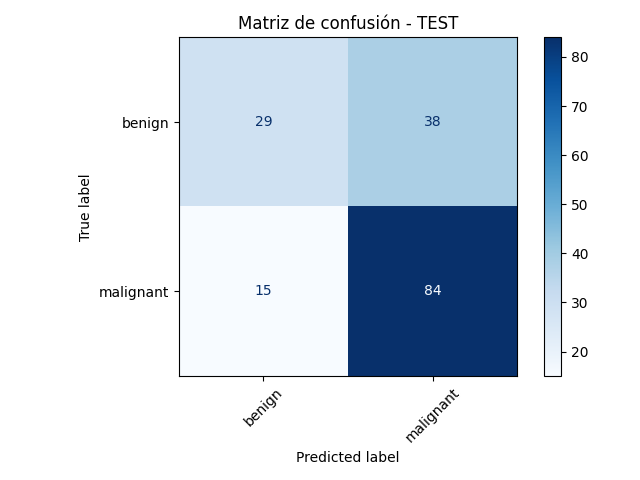
#> input picture breast_cancer_detection/matrizTest.png, 640 x 480 px
$ python -i filters.py   (imports and definitions only)
#> lines starting #> are read from the running program, lines starting #| are printed output that depends on the picture
#> further down, picture is the input picture: shape (480, 640, 3); mean B, G, R 232.7, 222.5, 212.5
import os
import cv2
import json
import numpy as np
import argparse
from pathlib import Path
from PIL import Image, ImageFilter

DEFAULT_CONFIG_PATH = os.path.join(os.path.dirname(os.path.realpath(__file__)), "filter_config.json")

class ImageFilterProcessor:
    def __init__(self, config_file=DEFAULT_CONFIG_PATH):
        self.filters = {
            "canny": self.filter_canny,
            "clahe": self.filter_clahe,
            "gamma": self.filter_gamma,
            "histogram": self.filter_histogram_normalization,
            "unsharp": self.filter_unsharp_mask
        }
        self.config = self.load_config(config_file)

    def load_config(self, config_file):
        try:
            with open(config_file, "r") as f:
#> (reads breast_cancer_detection/filter_config.json from the repository)
                return json.load(f)
        except (FileNotFoundError, json.JSONDecodeError):
            print(f"Error loading config file: {config_file}. Using default parameters.")
            return {}

    def get_filter_params(self, filter_name):
        return self.config.get(filter_name, {})

    # [23 lines left out: functions filter_canny, filter_clahe, filter_gamma, not called in this run]

    def filter_histogram_normalization(self, image):
        if len(image.shape) == 3:
            image = cv2.cvtColor(image, cv2.COLOR_BGR2GRAY)
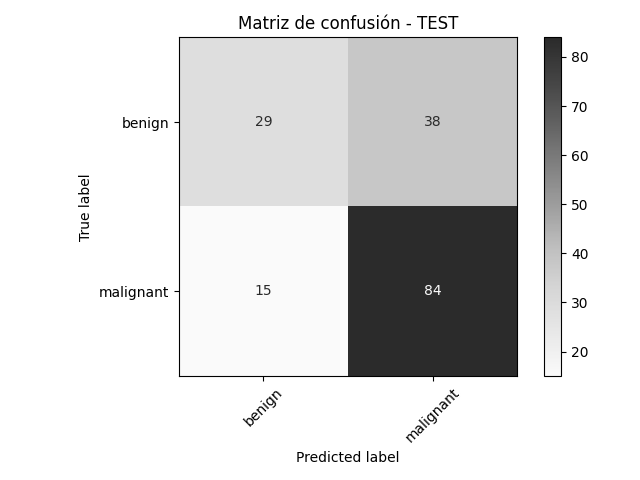
#> image: shape (480, 640); min 0, max 255, mean 220.7
        bgr_image = cv2.cvtColor(image, cv2.COLOR_GRAY2BGR)
        yuv_image = cv2.cvtColor(bgr_image, cv2.COLOR_BGR2YUV)
#> yuv_image: shape (480, 640, 3); mean of channels 0, 1, 2 220.7, 128, 128
        yuv_image[:, :, 0] = cv2.equalizeHist(yuv_image[:, :, 0])
#> yuv_image: shape (480, 640, 3); mean of channels 0, 1, 2 174.5, 128, 128
        return cv2.cvtColor(yuv_image, cv2.COLOR_YUV2BGR)
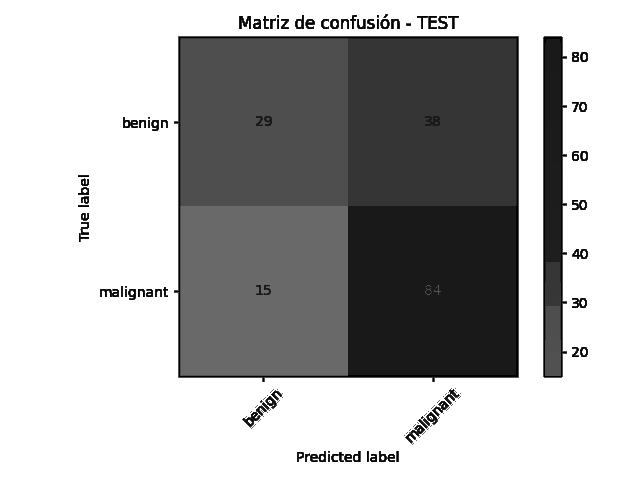
#> returned value: shape (480, 640, 3); min 0, max 255, mean 174.5

    # [15 lines left out: functions filter_unsharp_mask, apply_filter, not called in this run]

    VALID_EXTENSIONS = {".jpg", ".jpeg", ".png"}

    # [28 lines left out: functions process_images_in_folder, main, not called in this run]

# [2 lines not run here, left out]

>>> import cv2
>>> picture = cv2.imread('matrizTest.png')
>>> result = ImageFilterProcessor().filter_histogram_normalization(picture)
